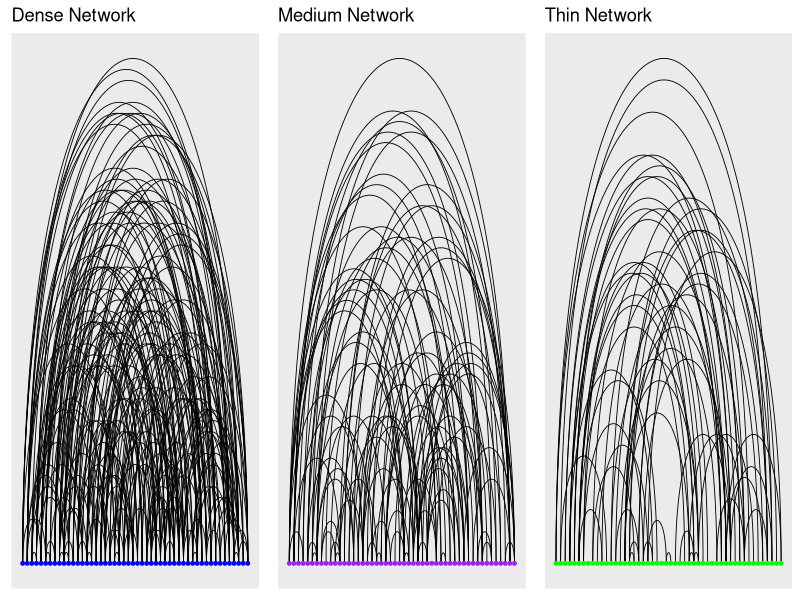
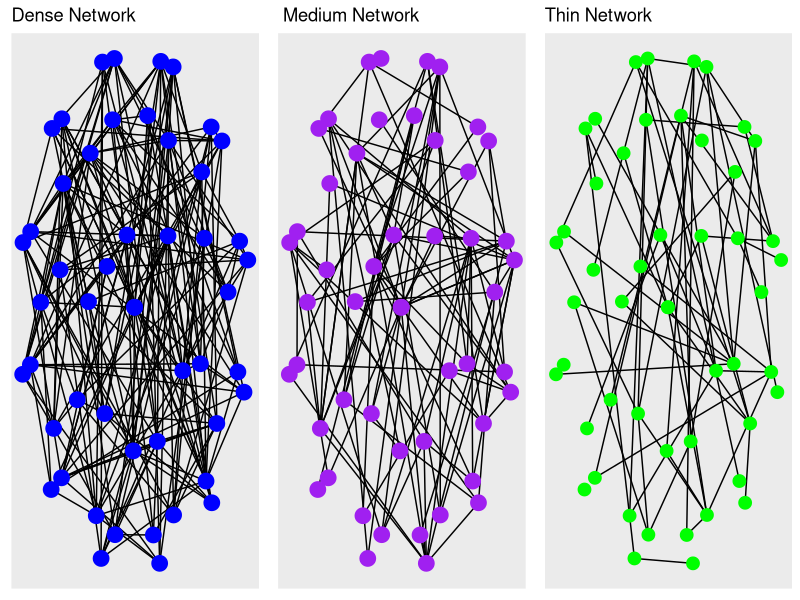
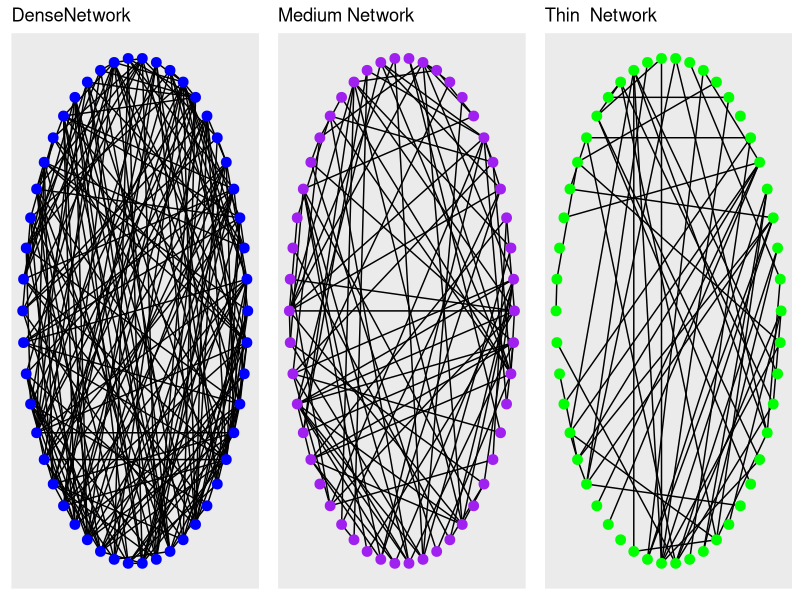

Write R code to recreate these figures, in order.
## ---- chunk 1
knitr::opts_chunk$set(echo = TRUE)
## ---- chunk 2
library(igraph)
library(ggplot2)
library(ggraph)
library(igraph)
library(gridExtra)
## ---- chunk 3
sampleA <- erdos.renyi.game(50, 200, type="gnm")
sampleB <- erdos.renyi.game(50, 100, type="gnm")
sampleC <-erdos.renyi.game(50, 60,type="gnm")
## ---- chunk 4
l1<- ggraph(sampleA, layout="linear")+
  geom_edge_arc(width=.3) +
  geom_node_point(size=1, color="blue")+
  ggtitle("Dense Network")

l2<- ggraph(sampleB, layout="linear")+
  geom_edge_arc(width=.3) +
  geom_node_point(size=1, color="purple")+
  ggtitle("Medium Network ")

l3<-ggraph(sampleC, layout="linear")+
  geom_edge_arc(width=.3) +
  geom_node_point(size=1, color="green")+
  ggtitle("Thin Network")

grid.arrange(l1,l2,l3, nrow=1)
## ---- chunk 5
f1<-ggraph(sampleA, layout="sphere")+
  geom_edge_link() +
  geom_node_point(size= 5, color="blue")+
  ggtitle("Dense Network ")

f2<-ggraph(sampleB, layout="sphere")+
  geom_edge_link() +
  geom_node_point(size=5, color="purple")+
  ggtitle(" Medium Network")

f3<-ggraph(sampleC, layout="sphere")+
  geom_edge_link() +
  geom_node_point(size=4, color="green")+
  ggtitle("Thin Network ")

grid.arrange(f1,f2,f3, nrow=1)
## ---- chunk 6
c1<-ggraph(sampleA, layout="circle")+
  geom_edge_link() +
  geom_node_point(size=3, color="blue")+
  ggtitle("DenseNetwork")
c2<- ggraph(sampleB, layout="circle")+
  geom_edge_link() +
  geom_node_point(size=3, color="purple")+
  ggtitle("Medium Network")
c3 <- ggraph(sampleC, layout="circle")+
  geom_edge_link() +
  geom_node_point(size=3, color="green")+
  ggtitle("Thin  Network")
grid.arrange(c1,c2,c3, nrow=1)
